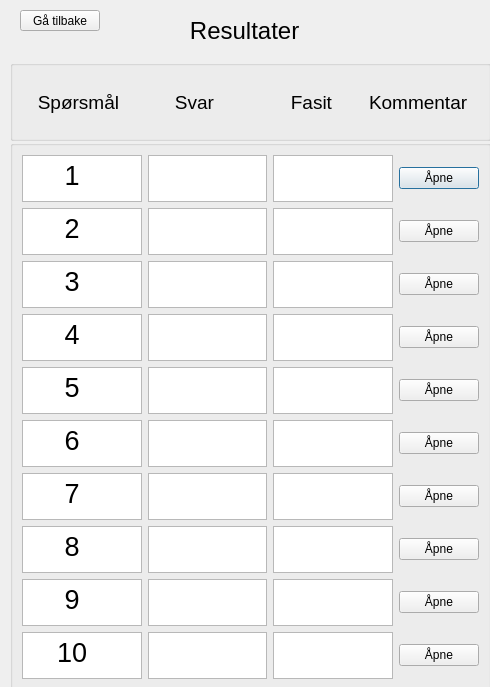
<?xml version="1.0" encoding="UTF-8"?>
<ui version="4.0">
 <class>resultsDialog</class>
 <widget class="QDialog" name="resultsDialog">
  <property name="geometry">
   <rect>
    <x>0</x>
    <y>0</y>
    <width>490</width>
    <height>687</height>
   </rect>
  </property>
  <property name="windowTitle">
   <string>Dialog</string>
  </property>
  <widget class="QLabel" name="label">
   <property name="geometry">
    <rect>
     <x>150</x>
     <y>0</y>
     <width>211</width>
     <height>61</height>
    </rect>
   </property>
   <property name="font">
    <font>
     <pointsize>18</pointsize>
    </font>
   </property>
   <property name="text">
    <string>      Resultater</string>
   </property>
  </widget>
  <widget class="QGroupBox" name="groupBox">
   <property name="geometry">
    <rect>
     <x>10</x>
     <y>60</y>
     <width>481</width>
     <height>81</height>
    </rect>
   </property>
   <property name="title">
    <string/>
   </property>
   <layout class="QGridLayout" name="gridLayout">
    <item row="0" column="0">
     <widget class="QLabel" name="label_Spm_Title">
      <property name="font">
       <font>
        <pointsize>14</pointsize>
       </font>
      </property>
      <property name="text">
       <string>   Spørsmål</string>
      </property>
     </widget>
    </item>
    <item row="0" column="1">
     <widget class="QLabel" name="label_Answer_Title">
      <property name="font">
       <font>
        <pointsize>14</pointsize>
       </font>
      </property>
      <property name="text">
       <string>       Svar</string>
      </property>
     </widget>
    </item>
    <item row="0" column="2">
     <widget class="QLabel" name="label_Fasit_Title">
      <property name="font">
       <font>
        <pointsize>14</pointsize>
       </font>
      </property>
      <property name="text">
       <string>       Fasit</string>
      </property>
     </widget>
    </item>
    <item row="0" column="3">
     <widget class="QLabel" name="label_Comment_Title">
      <property name="font">
       <font>
        <pointsize>14</pointsize>
       </font>
      </property>
      <property name="text">
       <string>Kommentar</string>
      </property>
     </widget>
    </item>
   </layout>
  </widget>
  <widget class="QGroupBox" name="groupBox_2">
   <property name="geometry">
    <rect>
     <x>10</x>
     <y>140</y>
     <width>481</width>
     <height>551</height>
    </rect>
   </property>
   <property name="title">
    <string/>
   </property>
   <layout class="QGridLayout" name="gridLayout_2">
    <item row="4" column="2">
     <widget class="QTextEdit" name="textEdit_Fasit_5"/>
    </item>
    <item row="4" column="0">
     <widget class="QTextEdit" name="textEdit_Question_5">
      <property name="html">
       <string>&lt;!DOCTYPE HTML PUBLIC &quot;-//W3C//DTD HTML 4.0//EN&quot; &quot;http://www.w3.org/TR/REC-html40/strict.dtd&quot;&gt;
&lt;html&gt;&lt;head&gt;&lt;meta name=&quot;qrichtext&quot; content=&quot;1&quot; /&gt;&lt;style type=&quot;text/css&quot;&gt;
p, li { white-space: pre-wrap; }
&lt;/style&gt;&lt;/head&gt;&lt;body style=&quot; font-family:'MS Shell Dlg 2'; font-size:8.25pt; font-weight:400; font-style:normal;&quot;&gt;
&lt;p style=&quot; margin-top:0px; margin-bottom:0px; margin-left:0px; margin-right:0px; -qt-block-indent:0; text-indent:0px;&quot;&gt;&lt;span style=&quot; font-size:20pt;&quot;&gt;     5&lt;/span&gt;&lt;/p&gt;&lt;/body&gt;&lt;/html&gt;</string>
      </property>
     </widget>
    </item>
    <item row="5" column="1">
     <widget class="QTextEdit" name="textEdit_Answer_6"/>
    </item>
    <item row="7" column="2">
     <widget class="QTextEdit" name="textEdit_Fasit_8"/>
    </item>
    <item row="9" column="2">
     <widget class="QTextEdit" name="textEdit_Fasit_10"/>
    </item>
    <item row="0" column="0">
     <widget class="QTextEdit" name="textEdit_Question_1">
      <property name="html">
       <string>&lt;!DOCTYPE HTML PUBLIC &quot;-//W3C//DTD HTML 4.0//EN&quot; &quot;http://www.w3.org/TR/REC-html40/strict.dtd&quot;&gt;
&lt;html&gt;&lt;head&gt;&lt;meta name=&quot;qrichtext&quot; content=&quot;1&quot; /&gt;&lt;style type=&quot;text/css&quot;&gt;
p, li { white-space: pre-wrap; }
&lt;/style&gt;&lt;/head&gt;&lt;body style=&quot; font-family:'MS Shell Dlg 2'; font-size:8.25pt; font-weight:400; font-style:normal;&quot;&gt;
&lt;p style=&quot; margin-top:0px; margin-bottom:0px; margin-left:0px; margin-right:0px; -qt-block-indent:0; text-indent:0px;&quot;&gt;&lt;span style=&quot; font-size:20pt;&quot;&gt;     1&lt;/span&gt;&lt;/p&gt;&lt;/body&gt;&lt;/html&gt;</string>
      </property>
     </widget>
    </item>
    <item row="5" column="2">
     <widget class="QTextEdit" name="textEdit_Fasit_6"/>
    </item>
    <item row="6" column="2">
     <widget class="QTextEdit" name="textEdit_Fasit_7"/>
    </item>
    <item row="2" column="1">
     <widget class="QTextEdit" name="textEdit_Answer_3"/>
    </item>
    <item row="8" column="0">
     <widget class="QTextEdit" name="textEdit_Question_9">
      <property name="html">
       <string>&lt;!DOCTYPE HTML PUBLIC &quot;-//W3C//DTD HTML 4.0//EN&quot; &quot;http://www.w3.org/TR/REC-html40/strict.dtd&quot;&gt;
&lt;html&gt;&lt;head&gt;&lt;meta name=&quot;qrichtext&quot; content=&quot;1&quot; /&gt;&lt;style type=&quot;text/css&quot;&gt;
p, li { white-space: pre-wrap; }
&lt;/style&gt;&lt;/head&gt;&lt;body style=&quot; font-family:'MS Shell Dlg 2'; font-size:8.25pt; font-weight:400; font-style:normal;&quot;&gt;
&lt;p style=&quot; margin-top:0px; margin-bottom:0px; margin-left:0px; margin-right:0px; -qt-block-indent:0; text-indent:0px;&quot;&gt;&lt;span style=&quot; font-size:20pt;&quot;&gt;     9&lt;/span&gt;&lt;/p&gt;&lt;/body&gt;&lt;/html&gt;</string>
      </property>
     </widget>
    </item>
    <item row="1" column="0">
     <widget class="QTextEdit" name="textEdit_Question_2">
      <property name="html">
       <string>&lt;!DOCTYPE HTML PUBLIC &quot;-//W3C//DTD HTML 4.0//EN&quot; &quot;http://www.w3.org/TR/REC-html40/strict.dtd&quot;&gt;
&lt;html&gt;&lt;head&gt;&lt;meta name=&quot;qrichtext&quot; content=&quot;1&quot; /&gt;&lt;style type=&quot;text/css&quot;&gt;
p, li { white-space: pre-wrap; }
&lt;/style&gt;&lt;/head&gt;&lt;body style=&quot; font-family:'MS Shell Dlg 2'; font-size:8.25pt; font-weight:400; font-style:normal;&quot;&gt;
&lt;p style=&quot; margin-top:0px; margin-bottom:0px; margin-left:0px; margin-right:0px; -qt-block-indent:0; text-indent:0px;&quot;&gt;&lt;span style=&quot; font-size:20pt;&quot;&gt;     2&lt;/span&gt;&lt;/p&gt;&lt;/body&gt;&lt;/html&gt;</string>
      </property>
     </widget>
    </item>
    <item row="9" column="0">
     <widget class="QTextEdit" name="textEdit_Question_10">
      <property name="html">
       <string>&lt;!DOCTYPE HTML PUBLIC &quot;-//W3C//DTD HTML 4.0//EN&quot; &quot;http://www.w3.org/TR/REC-html40/strict.dtd&quot;&gt;
&lt;html&gt;&lt;head&gt;&lt;meta name=&quot;qrichtext&quot; content=&quot;1&quot; /&gt;&lt;style type=&quot;text/css&quot;&gt;
p, li { white-space: pre-wrap; }
&lt;/style&gt;&lt;/head&gt;&lt;body style=&quot; font-family:'MS Shell Dlg 2'; font-size:8.25pt; font-weight:400; font-style:normal;&quot;&gt;
&lt;p style=&quot; margin-top:0px; margin-bottom:0px; margin-left:0px; margin-right:0px; -qt-block-indent:0; text-indent:0px;&quot;&gt;&lt;span style=&quot; font-size:20pt;&quot;&gt;    10&lt;/span&gt;&lt;/p&gt;&lt;/body&gt;&lt;/html&gt;</string>
      </property>
     </widget>
    </item>
    <item row="7" column="1">
     <widget class="QTextEdit" name="textEdit_Answer_8"/>
    </item>
    <item row="2" column="2">
     <widget class="QTextEdit" name="textEdit_Fasit_3"/>
    </item>
    <item row="6" column="0">
     <widget class="QTextEdit" name="textEdit_Question_7">
      <property name="html">
       <string>&lt;!DOCTYPE HTML PUBLIC &quot;-//W3C//DTD HTML 4.0//EN&quot; &quot;http://www.w3.org/TR/REC-html40/strict.dtd&quot;&gt;
&lt;html&gt;&lt;head&gt;&lt;meta name=&quot;qrichtext&quot; content=&quot;1&quot; /&gt;&lt;style type=&quot;text/css&quot;&gt;
p, li { white-space: pre-wrap; }
&lt;/style&gt;&lt;/head&gt;&lt;body style=&quot; font-family:'MS Shell Dlg 2'; font-size:8.25pt; font-weight:400; font-style:normal;&quot;&gt;
&lt;p style=&quot; margin-top:0px; margin-bottom:0px; margin-left:0px; margin-right:0px; -qt-block-indent:0; text-indent:0px;&quot;&gt;&lt;span style=&quot; font-size:20pt;&quot;&gt;     7&lt;/span&gt;&lt;/p&gt;&lt;/body&gt;&lt;/html&gt;</string>
      </property>
     </widget>
    </item>
    <item row="5" column="0">
     <widget class="QTextEdit" name="textEdit_Question_6">
      <property name="html">
       <string>&lt;!DOCTYPE HTML PUBLIC &quot;-//W3C//DTD HTML 4.0//EN&quot; &quot;http://www.w3.org/TR/REC-html40/strict.dtd&quot;&gt;
&lt;html&gt;&lt;head&gt;&lt;meta name=&quot;qrichtext&quot; content=&quot;1&quot; /&gt;&lt;style type=&quot;text/css&quot;&gt;
p, li { white-space: pre-wrap; }
&lt;/style&gt;&lt;/head&gt;&lt;body style=&quot; font-family:'MS Shell Dlg 2'; font-size:8.25pt; font-weight:400; font-style:normal;&quot;&gt;
&lt;p style=&quot; margin-top:0px; margin-bottom:0px; margin-left:0px; margin-right:0px; -qt-block-indent:0; text-indent:0px;&quot;&gt;&lt;span style=&quot; font-size:20pt;&quot;&gt;     6&lt;/span&gt;&lt;/p&gt;&lt;/body&gt;&lt;/html&gt;</string>
      </property>
     </widget>
    </item>
    <item row="2" column="0">
     <widget class="QTextEdit" name="textEdit_Question_3">
      <property name="html">
       <string>&lt;!DOCTYPE HTML PUBLIC &quot;-//W3C//DTD HTML 4.0//EN&quot; &quot;http://www.w3.org/TR/REC-html40/strict.dtd&quot;&gt;
&lt;html&gt;&lt;head&gt;&lt;meta name=&quot;qrichtext&quot; content=&quot;1&quot; /&gt;&lt;style type=&quot;text/css&quot;&gt;
p, li { white-space: pre-wrap; }
&lt;/style&gt;&lt;/head&gt;&lt;body style=&quot; font-family:'MS Shell Dlg 2'; font-size:8.25pt; font-weight:400; font-style:normal;&quot;&gt;
&lt;p style=&quot; margin-top:0px; margin-bottom:0px; margin-left:0px; margin-right:0px; -qt-block-indent:0; text-indent:0px;&quot;&gt;&lt;span style=&quot; font-size:20pt;&quot;&gt;     3&lt;/span&gt;&lt;/p&gt;&lt;/body&gt;&lt;/html&gt;</string>
      </property>
     </widget>
    </item>
    <item row="3" column="1">
     <widget class="QTextEdit" name="textEdit_Answer_4"/>
    </item>
    <item row="7" column="0">
     <widget class="QTextEdit" name="textEdit_Question_8">
      <property name="html">
       <string>&lt;!DOCTYPE HTML PUBLIC &quot;-//W3C//DTD HTML 4.0//EN&quot; &quot;http://www.w3.org/TR/REC-html40/strict.dtd&quot;&gt;
&lt;html&gt;&lt;head&gt;&lt;meta name=&quot;qrichtext&quot; content=&quot;1&quot; /&gt;&lt;style type=&quot;text/css&quot;&gt;
p, li { white-space: pre-wrap; }
&lt;/style&gt;&lt;/head&gt;&lt;body style=&quot; font-family:'MS Shell Dlg 2'; font-size:8.25pt; font-weight:400; font-style:normal;&quot;&gt;
&lt;p style=&quot; margin-top:0px; margin-bottom:0px; margin-left:0px; margin-right:0px; -qt-block-indent:0; text-indent:0px;&quot;&gt;&lt;span style=&quot; font-size:20pt;&quot;&gt;     8&lt;/span&gt;&lt;/p&gt;&lt;/body&gt;&lt;/html&gt;</string>
      </property>
     </widget>
    </item>
    <item row="3" column="2">
     <widget class="QTextEdit" name="textEdit_Fasit_4"/>
    </item>
    <item row="9" column="1">
     <widget class="QTextEdit" name="textEdit_Answer_10"/>
    </item>
    <item row="0" column="2">
     <widget class="QTextEdit" name="textEdit_Fasit_1"/>
    </item>
    <item row="6" column="1">
     <widget class="QTextEdit" name="textEdit_Answer_7"/>
    </item>
    <item row="1" column="1">
     <widget class="QTextEdit" name="textEdit_Answer_2"/>
    </item>
    <item row="3" column="0">
     <widget class="QTextEdit" name="textEdit_Question_4">
      <property name="html">
       <string>&lt;!DOCTYPE HTML PUBLIC &quot;-//W3C//DTD HTML 4.0//EN&quot; &quot;http://www.w3.org/TR/REC-html40/strict.dtd&quot;&gt;
&lt;html&gt;&lt;head&gt;&lt;meta name=&quot;qrichtext&quot; content=&quot;1&quot; /&gt;&lt;style type=&quot;text/css&quot;&gt;
p, li { white-space: pre-wrap; }
&lt;/style&gt;&lt;/head&gt;&lt;body style=&quot; font-family:'MS Shell Dlg 2'; font-size:8.25pt; font-weight:400; font-style:normal;&quot;&gt;
&lt;p style=&quot; margin-top:0px; margin-bottom:0px; margin-left:0px; margin-right:0px; -qt-block-indent:0; text-indent:0px;&quot;&gt;&lt;span style=&quot; font-size:20pt;&quot;&gt;     4&lt;/span&gt;&lt;/p&gt;&lt;/body&gt;&lt;/html&gt;</string>
      </property>
     </widget>
    </item>
    <item row="4" column="1">
     <widget class="QTextEdit" name="textEdit_Answer_5"/>
    </item>
    <item row="8" column="1">
     <widget class="QTextEdit" name="textEdit_Answer_9"/>
    </item>
    <item row="1" column="2">
     <widget class="QTextEdit" name="textEdit_Fasit_2"/>
    </item>
    <item row="8" column="2">
     <widget class="QTextEdit" name="textEdit_Fasit_9"/>
    </item>
    <item row="0" column="1">
     <widget class="QTextEdit" name="textEdit_Answer_1"/>
    </item>
    <item row="0" column="3">
     <widget class="QPushButton" name="pushButto_Comment_1">
      <property name="text">
       <string>Åpne</string>
      </property>
     </widget>
    </item>
    <item row="1" column="3">
     <widget class="QPushButton" name="pushButton_Comment_2">
      <property name="text">
       <string>Åpne</string>
      </property>
     </widget>
    </item>
    <item row="2" column="3">
     <widget class="QPushButton" name="pushButton_Comment_3">
      <property name="text">
       <string>Åpne</string>
      </property>
     </widget>
    </item>
    <item row="3" column="3">
     <widget class="QPushButton" name="pushButton_Comment_4">
      <property name="text">
       <string>Åpne</string>
      </property>
     </widget>
    </item>
    <item row="4" column="3">
     <widget class="QPushButton" name="pushButton_Comment_5">
      <property name="text">
       <string>Åpne</string>
      </property>
     </widget>
    </item>
    <item row="5" column="3">
     <widget class="QPushButton" name="pushButton_Comment_6">
      <property name="text">
       <string>Åpne</string>
      </property>
     </widget>
    </item>
    <item row="6" column="3">
     <widget class="QPushButton" name="pushButton_Comment_7">
      <property name="text">
       <string>Åpne</string>
      </property>
     </widget>
    </item>
    <item row="7" column="3">
     <widget class="QPushButton" name="pushButton_Comment_8">
      <property name="text">
       <string>Åpne</string>
      </property>
     </widget>
    </item>
    <item row="8" column="3">
     <widget class="QPushButton" name="pushButton_Comment_9">
      <property name="text">
       <string>Åpne</string>
      </property>
     </widget>
    </item>
    <item row="9" column="3">
     <widget class="QPushButton" name="pushButton_Comment_10">
      <property name="text">
       <string>Åpne</string>
      </property>
     </widget>
    </item>
   </layout>
  </widget>
  <widget class="QPushButton" name="pushButton">
   <property name="geometry">
    <rect>
     <x>20</x>
     <y>10</y>
     <width>80</width>
     <height>21</height>
    </rect>
   </property>
   <property name="text">
    <string>Gå tilbake</string>
   </property>
  </widget>
 </widget>
 <resources/>
 <connections/>
</ui>
